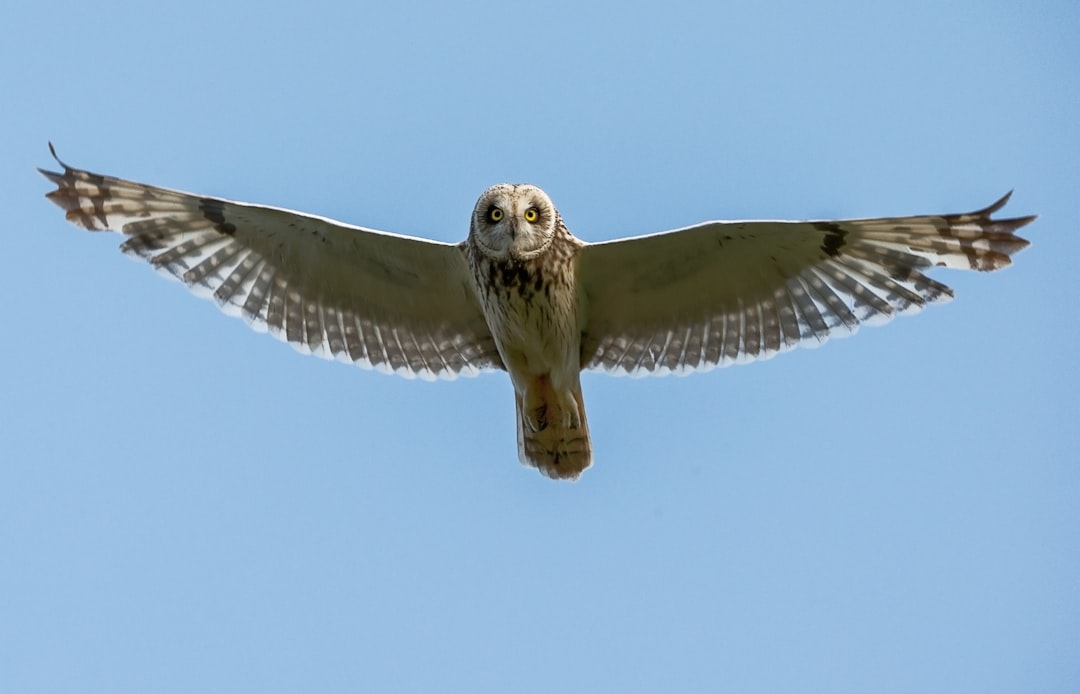
#> input picture notebooks/images/animals_100.jpg, 1080 x 694 px; its folder holds 4 pictures in this run
$ jupyter execute --allow-errors 02_baseline.ipynb
#> lines starting #> are read from the running program, lines starting #| are printed output that depends on the picture
[cell 1]
import os
import numpy as np
from PIL import Image

from sklearn.model_selection import train_test_split
from sklearn.linear_model import LogisticRegression
from sklearn.metrics import classification_report, f1_score

# Параметры из Шага 1
IMG_SIZE = (64, 64)
base_path = 'images/'
X = []
y = []

# Загружаем файлы
files = [f for f in os.listdir(base_path) if f.lower().endswith(('.png', '.jpg', '.jpeg'))]

for i, f in enumerate(files):
    # Открываем, переводим в ч/б (L) и меняем размер
    img = Image.open(os.path.join(base_path, f)).convert('L').resize(IMG_SIZE)
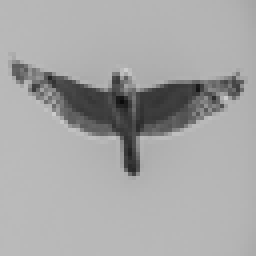
#> img: PIL image 64x64 L (shown 4 times larger); min 11, max 205, mean 166.2
    # Вытягиваем в плоский массив (Flatten) для LogReg
    X.append(np.array(img).flatten())
    # ВРЕМЕННО: первые 99 штук — класс 0, остальные — класс 1
    y.append(0 if i < len(files)//2 else 1)
#> pass 2 of the loop `for i, f in enumerate(files):`:
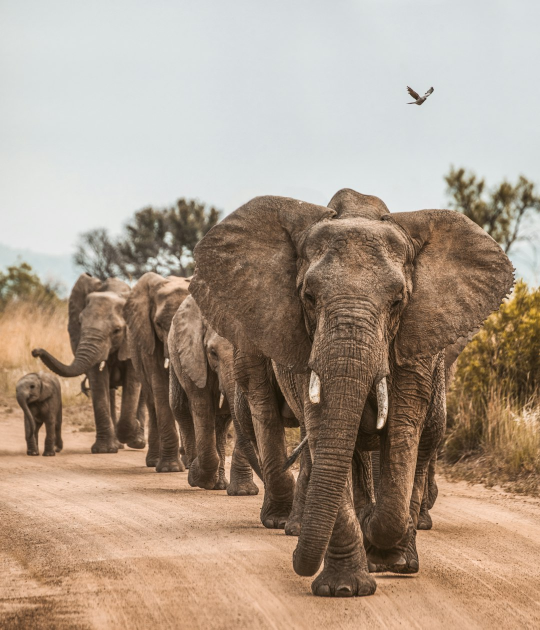
#> input picture notebooks/images/animals_101.jpg, 1080 x 1259 px (shown at 1/2 size)
#> `img = Image.open(os.path.join(base_path, f)).convert('L').resize(IMG_S..`:
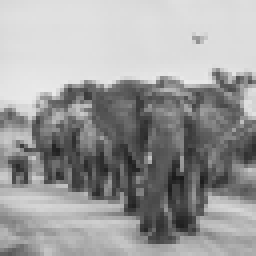
#> img: PIL image 64x64 L (shown 4 times larger); min 26, max 234, mean 157.2
#> pass 3 of the loop `for i, f in enumerate(files):`:
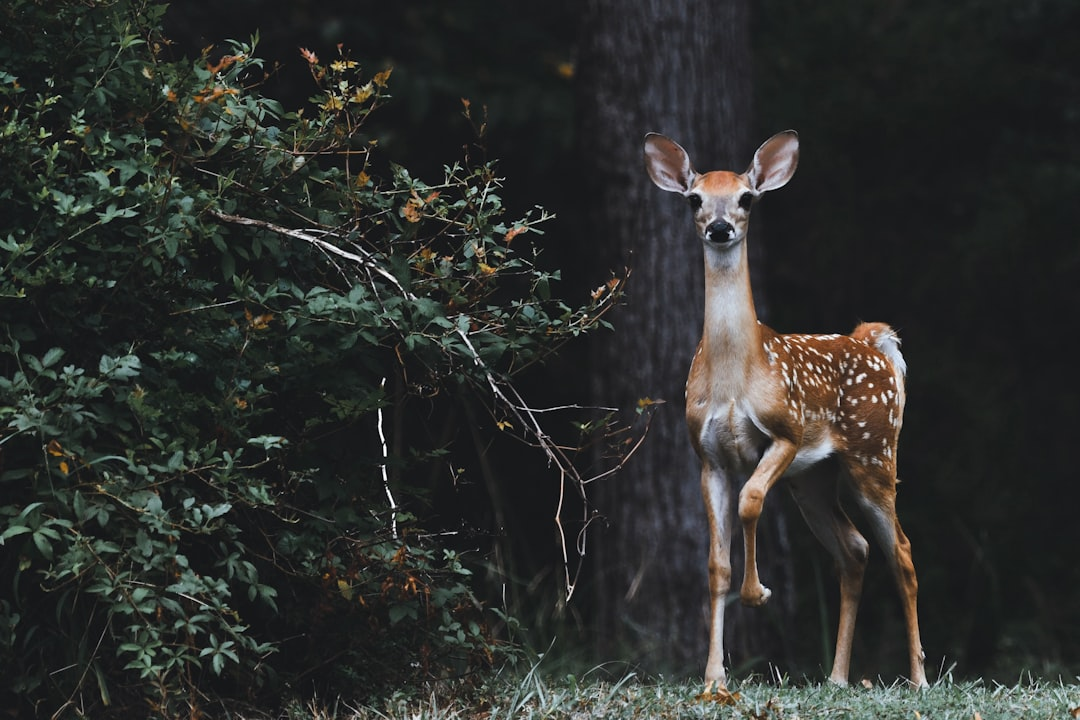
#> input picture notebooks/images/animals_104.jpg, 1080 x 720 px
#> `img = Image.open(os.path.join(base_path, f)).convert('L').resize(IMG_S..`:
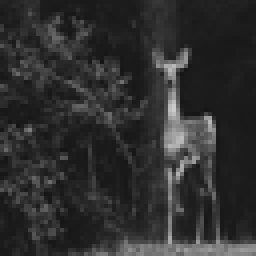
#> img: PIL image 64x64 L (shown 4 times larger); min 20, max 204, mean 46.8
#> the loop made 4 passes; the first 3 are shown

X = np.array(X)
y = np.array(y)

# Установка seed для воспроизводимости
np.random.seed(42)

# Разделение на выборки со стратификацией
#> (the rest of this cell did not finish here and is left out)
